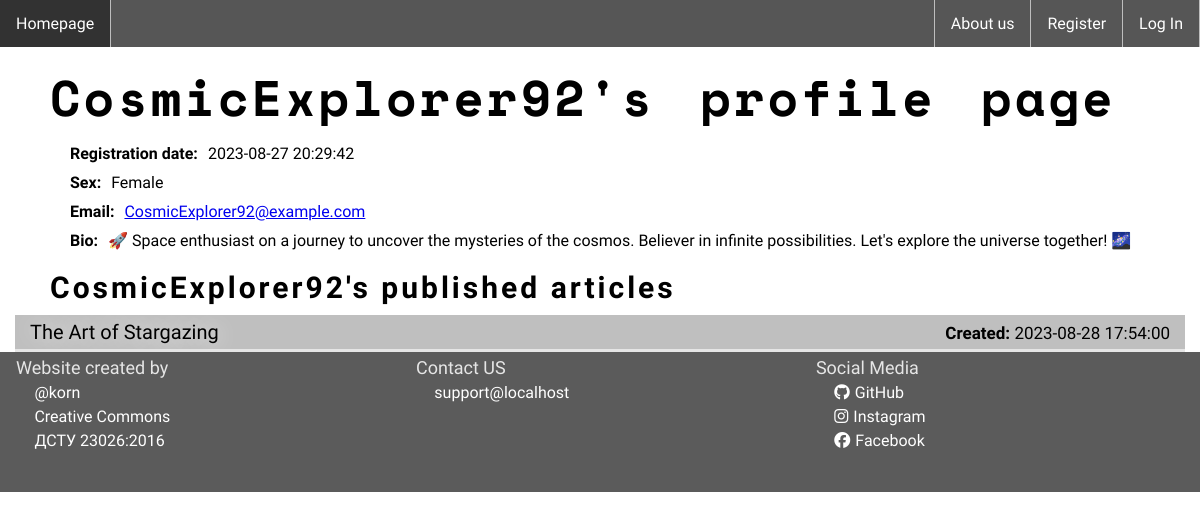
The page /code/user_profile.php?id=38 on the database its author committed.
### tables this page shows
CREATE TABLE `users` (
  `id` int(11) NOT NULL AUTO_INCREMENT,
  `username` varchar(50) NOT NULL,
  `email` varchar(50) NOT NULL,
  `password` varchar(50) NOT NULL,
  `create_datetime` datetime NOT NULL,
  `gender` varchar(50) NOT NULL,
  `bio` text NOT NULL,
  PRIMARY KEY (`id`)
);

CREATE TABLE `articles` (
  `article_id` int(11) NOT NULL AUTO_INCREMENT,
  `topic` varchar(255) NOT NULL,
  `content` text NOT NULL,
  `username` varchar(50) NOT NULL,
  `create_datetime` datetime NOT NULL,
  `edit_datetime` datetime DEFAULT NULL,
  `public` varchar(5) NOT NULL,
  PRIMARY KEY (`article_id`)
);

### code/user_profile.php (the view, shortened to what this page needs)
<?php
    require("db_connection.php");
    if(!empty($_GET['id'])) {
        $user_id = $_GET['id'];
        $user_query = mysqli_query($db_connection, "SELECT * FROM `users`
            WHERE id='$user_id'");
        $user_item  = mysqli_fetch_array($user_query);
        $count = mysqli_num_rows($user_query);
        if($count > 0) {
            $username   = $user_item['username'];
            $article_query = mysqli_query($db_connection, "SELECT * FROM `articles`
                WHERE (username,public)=('$username','yes') ORDER BY create_datetime DESC");
?>
            <!DOCTYPE html>
            <html lang="en">
            <head>
                <link href="styles/main.css" rel="stylesheet" />
                <link href="styles/user_profile.css" rel="stylesheet" />
            </head>
            <header class="user_panel">
                <?php include("user_panel.php") ?>
            </header>
            <body>
<?php           print "<h1>".$username."'s profile page</h1>";
?>              <div class="user_info">
                    <p class="first_item">Registration date:</p>
                    <p class="second_item"> <?php print $user_item['create_datetime'] ?> </p>
                </div>
                <div class="user_info">
                    <p class="first_item">Sex:</p>
                    <p class="second_item"><?php print $user_item['gender'] ?></p>
                </div>
                <div class="user_info">
                    <p class="first_item">Email:</p>
                    <p class="second_item"><a href="mailto:<?php print $user_item['email'] ?>"><?php print $user_item['email'] ?></a></p>
                </div>
                <div class="user_info">
                    <p class="first_item">Bio:</p>
<?php               print "<p class='second_item'>".$user_item['bio']."</p>";
                    print "</div>";
                function articles_list(){
                    global $user_item, $article_query;
                    print "<h2>".$user_item['username']."'s published articles</h2>";
                    $count = mysqli_num_rows($article_query);
                    if ($count > 0) {
                        while ($article_item = mysqli_fetch_array($article_query)) {
                            print "<div class='article_list'>";
                                print "<p><a href='article.php?id=" . $article_item['article_id'] . "'>" . $article_item['topic'] . "</a></p>";
                                if ($article_item['edit_datetime'] != null) {
                                    print "<p class='article_date'><b>Updated:</b> " . $article_item['edit_datetime'] . "</p>";
                                } else {
                                    print "<p class='article_date'><b>Created:</b> " . $article_item['create_datetime'] . "</p>";
                                }
                            print "</div>";
                        }
                    } else {
                        print "<h3>This user didn't make any articles yet. :(</h3>";
                    }
                }
                articles_list();
?>          </body>
            <footer class="footer">
                <?php include("footer.php") ?>
            </footer>
            </html>
<?php   } else {
            include("page_not_found.php");
        }
    } else {
        include("page_not_found.php");
    }
?>

### code/styles/main.css (style rules this page uses)
html { background-image: url(../img/white-concrete-wall.jpg); background-position: center; background-attachment: scroll; }
body { background-color: rgba(255, 255, 255, 0.7); max-width: 1400px; margin: auto; margin-bottom: 0; font-family: 'Muli', sans-serif; height: 100%; }
h1 { letter-spacing: 3px; word-spacing: 12px; font-family: 'Space Mono', monospace; font-size: 50px; padding-top: 3%; }
h2 { letter-spacing: 3px; font-family: 'Space Mono', monospace; font-size: 35px; }
footer { background:rgba(0, 0, 0, 0.4); }

### code/styles/user_profile.css (style rules this page uses)
h1 { margin: 0px 0px 0px 50px; padding-top: 60px; }
.user_info { display: flex; margin: 10px 10px 10px 70px; }
.first_item { margin: 0; font-weight: bold; }
.second_item { margin: 0; margin-left: 10px; }
h2 { margin: 20px 0px 10px 50px; font-size: 30px; font-family: 'Muli', sans-serif; }
.article_list { display: flex; justify-content: space-between; background-color: rgba(0, 0, 0, 0.250); border-bottom: solid rgba(255, 255, 255, 0.600) 3px; margin-right: 15px; margin-left: 15px; }
.article_list p a { text-decoration: none; color: rgb(0, 0, 0); text-shadow: 0px 0px 20px rgb(255, 255, 255); margin-left: 15px; font-size: 20px; }
.article_list p { margin-top: 5px; margin-bottom: 5px; }
.article_date { font-size: 17px; padding-top: 3px; margin-right: 15px; }

### rows shown on the page
users: username "CosmicExplorer92", create_datetime "2023-08-27 20:29:42", gender "Female", email "CosmicExplorer92@example.com", bio "🚀 Space enthusiast on a journey to uncover the mysteries of the cosmos. Believer in infinite possibilities. Let's explore the universe together! 🌌"
articles: topic "The Art of Stargazing", create_datetime "2023-08-28 17:54:00"

### other values the page prints
$_SERVER['HTTP_HOST'] "localhost"
